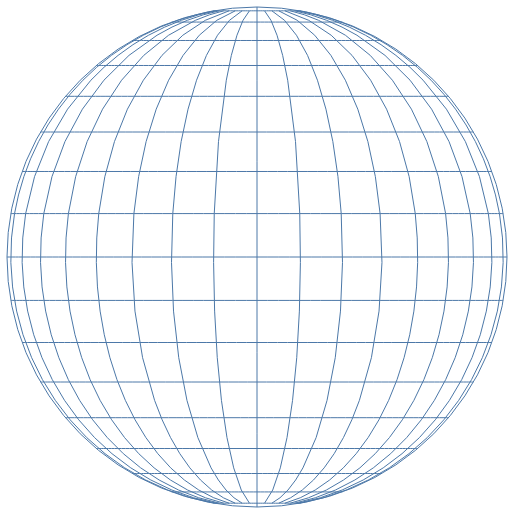

Express this chart as Vega-Lite.
### Vega-Lite specification from a JSON file in a GitHub repository (floating-point values rounded to 4 significant figures)
{"$schema": "https://vega.github.io/schema/vega-lite/v3.json", "width": 500, "height": 500, "data": {"graticule": true}, "projection": {"type": "orthographic"}, "mark": {"type": "geoshape", "stroke": "#4c78a8"}}
